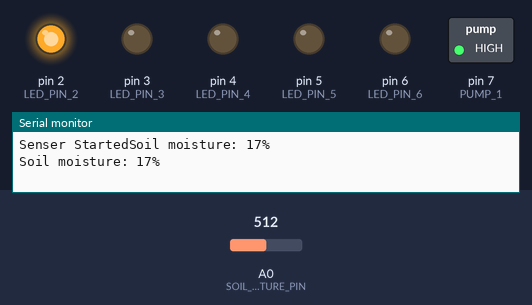
Bench run of a sketch on a simulated Arduino Uno, built with avr-gcc and run on an emulated ATmega328P. Parts: switched loads named in the sketch (green lamp = pin HIGH), output pins drawn as LEDs (lit = HIGH), the last lines printed to the serial monitor. Dashed ring = blinking. Inputs (shaded band) come from the test bench; at power-on: A0 (SOIL_MOISTURE_PIN) = 512.

Above: at 1.9 s.
2.0 s: A0 (SOIL_MOISTURE_PIN) set to 494
At 3.0 s:
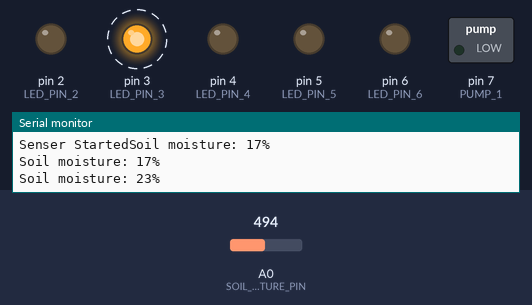
5.8 s: A0 (SOIL_MOISTURE_PIN) set to 463
9.3 s: A0 (SOIL_MOISTURE_PIN) set to 435
At 10.7 s:
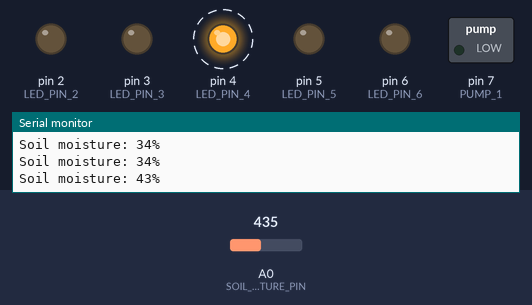
13.5 s: A0 (SOIL_MOISTURE_PIN) set to 401
17.0 s: A0 (SOIL_MOISTURE_PIN) set to 378
At 18.4 s:
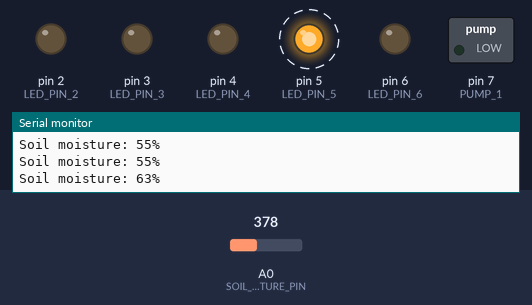
21.2 s: A0 (SOIL_MOISTURE_PIN) set to 511
At 22.8 s:
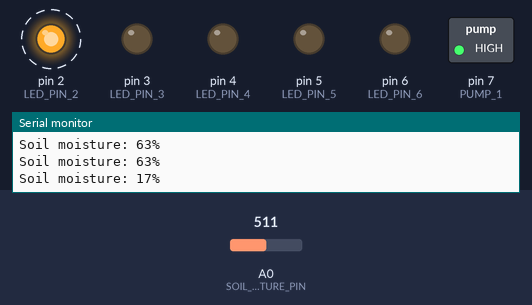
Timing chart, 0 to 26.4 s (numbered marks = the images above; inputs shaded):
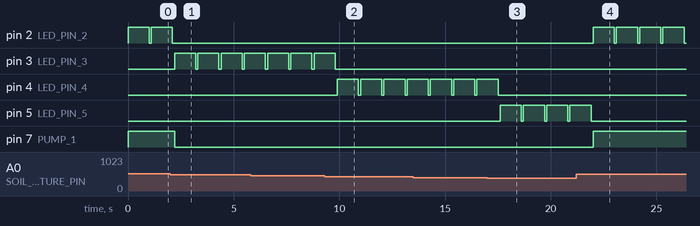

Measured:
- the behaviour switches between 506 and 505 on A0 (SOIL_MOISTURE_PIN) (found by bisection; images 0 and 1)
- the behaviour switches between 447 and 446 on A0 (SOIL_MOISTURE_PIN) (found by bisection; images 1 and 2)
- the behaviour switches between 388 and 387 on A0 (SOIL_MOISTURE_PIN) (found by bisection; images 2 and 3)
- after the input at 2.0 s, pin 2 (LED_PIN_2): goes on until 2.1 s, then stays LOW; pin 3 (LED_PIN_3): alternates HIGH for 1.0 s and LOW for 0.10 s, starting after 0.20 s; pin 7 (PUMP_1): HIGH → LOW after 0.20 s
- after the input at 9.3 s, pin 3 (LED_PIN_3): goes on until 9.8 s, then stays LOW; pin 4 (LED_PIN_4): alternates HIGH for 1.0 s and LOW for 0.10 s, starting after 0.60 s
- after the input at 17.0 s, pin 4 (LED_PIN_4): goes on until 17.5 s, then stays LOW; pin 5 (LED_PIN_5): alternates HIGH for 1.0 s and LOW for 0.10 s, starting after 0.61 s
- after the input at 21.2 s, pin 2 (LED_PIN_2): alternates HIGH for 1.0 s and LOW for 0.10 s, starting after 0.81 s; pin 5 (LED_PIN_5): goes on until 21.9 s, then stays LOW; pin 7 (PUMP_1): LOW → HIGH after 0.81 s

The sketch:

auto_watering_system.ino
```cpp
#define SOIL_MOISTURE_PIN A0
#define LED_PIN_2 2
#define LED_PIN_3 3
#define LED_PIN_4 4
#define LED_PIN_5 5
#define LED_PIN_6 6
#define PUMP_1 7

void setup()
{
  pinMode(LED_PIN_2, OUTPUT);
  pinMode(LED_PIN_3, OUTPUT);
  pinMode(LED_PIN_4, OUTPUT);
  pinMode(LED_PIN_5, OUTPUT);
  pinMode(LED_PIN_6, OUTPUT);
  pinMode(PUMP_1, OUTPUT);
  Serial.begin(9600);
  Serial.print("Senser Started");
}

void loop()
{
  int soilMoistureValue = analogRead(SOIL_MOISTURE_PIN);

  int mappedMoisture = map(soilMoistureValue,  564, 269, 0, 100);

  if (mappedMoisture > 100)
  {
    mappedMoisture = 100;
  }
  else if (mappedMoisture < 0)
  {
    mappedMoisture = 0;
  }

  Serial.print("Soil moisture: ");
  Serial.print(mappedMoisture);
  Serial.println("%");

//  mappedMoisture=50;
  if (mappedMoisture < 20) //red led
  {
    digitalWrite(LED_PIN_2, HIGH);
    digitalWrite(PUMP_1, HIGH);
  }
  else if (mappedMoisture < 40) //yellow
  {
    digitalWrite(LED_PIN_3, HIGH);
 //   digitalWrite(PUMP_1, HIGH);
  }
  else if (mappedMoisture < 60)
  {
    digitalWrite(LED_PIN_4, HIGH);
  }
  else if (mappedMoisture < 80)
  {
    digitalWrite(LED_PIN_5, HIGH);
  }
  else if (mappedMoisture <= 100)
  {
    digitalWrite(LED_PIN_6, HIGH);
  }

  // digitalWrite(LED_PIN_2, HIGH);
  // delay(100);
  // digitalWrite(LED_PIN_3, HIGH);
  // delay(100);
  // digitalWrite(LED_PIN_4, HIGH);
  // delay(100);
  // digitalWrite(LED_PIN_5, HIGH);
  // delay(100);
  // digitalWrite(LED_PIN_6, HIGH);
  // delay(100);
  // digitalWrite(LED_PIN_2, LOW);
  // delay(100);
  // digitalWrite(LED_PIN_3, LOW);
  // delay(100);
  // digitalWrite(LED_PIN_4, LOW);
  // delay(100);
  // digitalWrite(LED_PIN_5, LOW);
  // delay(100);
  // digitalWrite(LED_PIN_6, LOW);

  delay(1000);
  digitalWrite(LED_PIN_2, LOW);
  digitalWrite(LED_PIN_3, LOW);
  digitalWrite(LED_PIN_4, LOW);
  digitalWrite(LED_PIN_5, LOW);
  digitalWrite(LED_PIN_6, LOW);
  delay(100);
  digitalWrite(PUMP_1, LOW);

}
```
